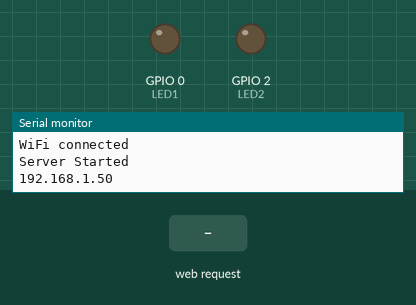
Recording of a sketch running on a simulated ESP8266 (NodeMCU). On the bench: output pins drawn as LEDs (lit = HIGH), the last lines printed to the serial monitor. The inputs (shaded band) are chosen by the test bench. WiFi joins after 1.5 s; servers stay silent unless stated.

Above: at 3.2 s.
3.3 s: HTTP request GET /on1 received
At 3.8 s:
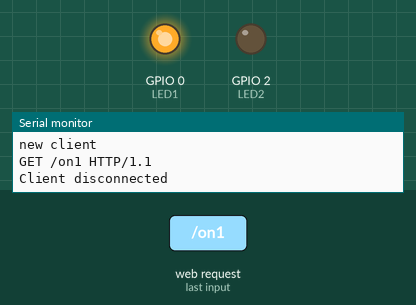
4.8 s: HTTP request GET /on2 received
At 6.0 s:
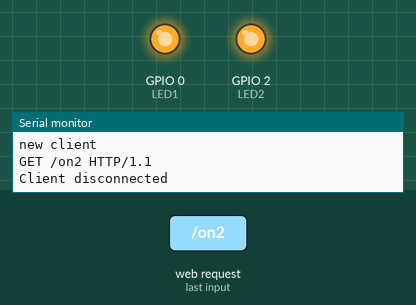
6.3 s: HTTP request GET /off1 received
At 7.3 s:
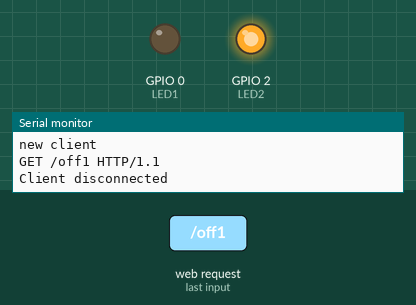
7.8 s: HTTP request GET /off2 received
At 8.4 s:
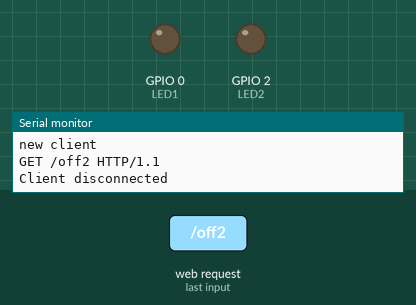
Timing chart, 0 to 10.3 s (numbered marks = the images above; inputs shaded):
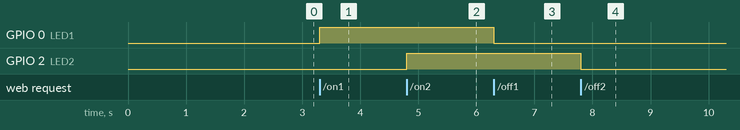

The sketch:

buttonControl2.ino
```cpp
// Web Server w/ Button Control
// w/ Auto-Reconnect
// B: Extra Button
// ESP8266-01

#include <ESP8266WiFi.h>

const char* ssid = "xxxx";
const char* password = "xxxx";

unsigned long previousMillis = 0;
unsigned long interval = 30000;

int LED1 = 0;
int LED2 = 2;

WiFiServer server(80);

void initWiFi() {
  WiFi.mode(WIFI_STA);
  WiFi.begin(ssid, password);
  Serial.print("Connecting to WiFi ..");
  while (WiFi.status() != WL_CONNECTED) {
    Serial.print('.');
    delay(1000);
  }
  Serial.println(WiFi.localIP());
}

void setup() {
  Serial.begin(115200);
  initWiFi();
  delay(10);

  pinMode(LED1, OUTPUT);
  digitalWrite(LED1, 0);
  pinMode(LED2, OUTPUT);
  digitalWrite(LED2, 0);

  Serial.print("RRSI: ");
  Serial.println(WiFi.RSSI());

  Serial.println();
  Serial.println();
  Serial.print("Connecting to ");
  Serial.println(ssid);

  Serial.println("");
  Serial.println("WiFi connected");

  server.begin();
  Serial.println("Server Started");

  Serial.println(WiFi.localIP());

}

void loop() {

  unsigned long currentMillis = millis();

  WiFiClient client = server.available();
  if (!client){
    return;
  }

  // Wait until the client sends some data
  Serial.println("new client");
  while(!client.available()){
    delay(1);
  }

  // If WiFi is down, try reconnecting every CHECK_WIFI_TIME seconds
  if ((WiFi.status() != WL_CONNECTED) && (currentMillis - previousMillis >=interval)) {
    Serial.print(millis());
    Serial.println("Reconnecting to WiFi...");
    WiFi.disconnect();
    WiFi.begin(ssid, password);
    Serial.println(WiFi.localIP());
    //Alternatively, you can restart your board
    //ESP.restart();
    Serial.println(WiFi.RSSI());
    previousMillis = currentMillis;
  }

  // Read the first line of the request
  String req = client.readStringUntil('\r');
  Serial.println(req);
  client.flush();

  // Match the request
  if (req.indexOf("/on1") != -1){
    digitalWrite(LED1, 1);
  }
  else if (req.indexOf("/off1") != -1) {
    digitalWrite(LED1, 0);
  }

  if (req.indexOf("/on2") != -1){
    digitalWrite(LED2, 1);
  }
  else if (req.indexOf("/off2") != -1) {
    digitalWrite(LED2, 0);
  }

  client.flush();

  // Prepare the response
  String s = "HTTP/1.1 200 OK\r\nContent-Type: text/html\r\n\r\n";
  s += "<head>";
  s += "<meta name=\"viewport\" content=\"width=device-width, initial-scale=1\">";
  s += "<script src=\"https://code.jquery.com/jquery-2.1.3.min.js\"></script>";
  s += "<link rel=\"stylesheet\" href=\"https://maxcdn.bootstrapcdn.com/bootstrap/3.3.4/css/bootstrap.min.css\">";
  s += "</head>";
  s += "<div class=\"container\">";
  s += "<h1>LED 1</h1>";
  s += "<div class=\"row\">";
  s += "<div class=\"col-md-2\"><input class=\"btn btn-block btn-lg btn-primary\" type=\"button\" value=\"On1\" onclick=\"on1()\"></div>";
  s += "<div class=\"col-md-2\"><input class=\"btn btn-block btn-lg btn-danger\" type=\"button\" value=\"Off1\" onclick=\"off1()\"></div>";
  s += "</div></div>";
  s += "<div class=\"container\">";
  s += "<h1>LED 2</h1>";
  s += "<div class=\"row\">";
  s += "<div class=\"col-md-2\"><input class=\"btn btn-block btn-lg btn-primary\" type=\"button\" value=\"On2\" onclick=\"on2()\"></div>";
  s += "<div class=\"col-md-2\"><input class=\"btn btn-block btn-lg btn-danger\" type=\"button\" value=\"Off2\" onclick=\"off2()\"></div>";
  s += "</div></div>";
  s += "<script>function on1() {$.get(\"/on1\");}</script>";
  s += "<script>function off1() {$.get(\"/off1\");}</script>";
  s += "<script>function on2() {$.get(\"/on2\");}</script>";
  s += "<script>function off2() {$.get(\"/off2\");}</script>";

  // Send the response to the client
  client.print(s);
  delay(1);
  Serial.println("Client disconnected");

  // The client will actually be disconnected
  // when the function returns and 'client' object is detroyed
}
```

Measured:
- after the input at 3.3 s, GPIO 0 (LED1): LOW → HIGH at once
- after the input at 4.8 s, GPIO 2 (LED2): LOW → HIGH at once
- after the input at 6.3 s, GPIO 0 (LED1): HIGH → LOW at once
- after the input at 7.8 s, GPIO 2 (LED2): HIGH → LOW at once
